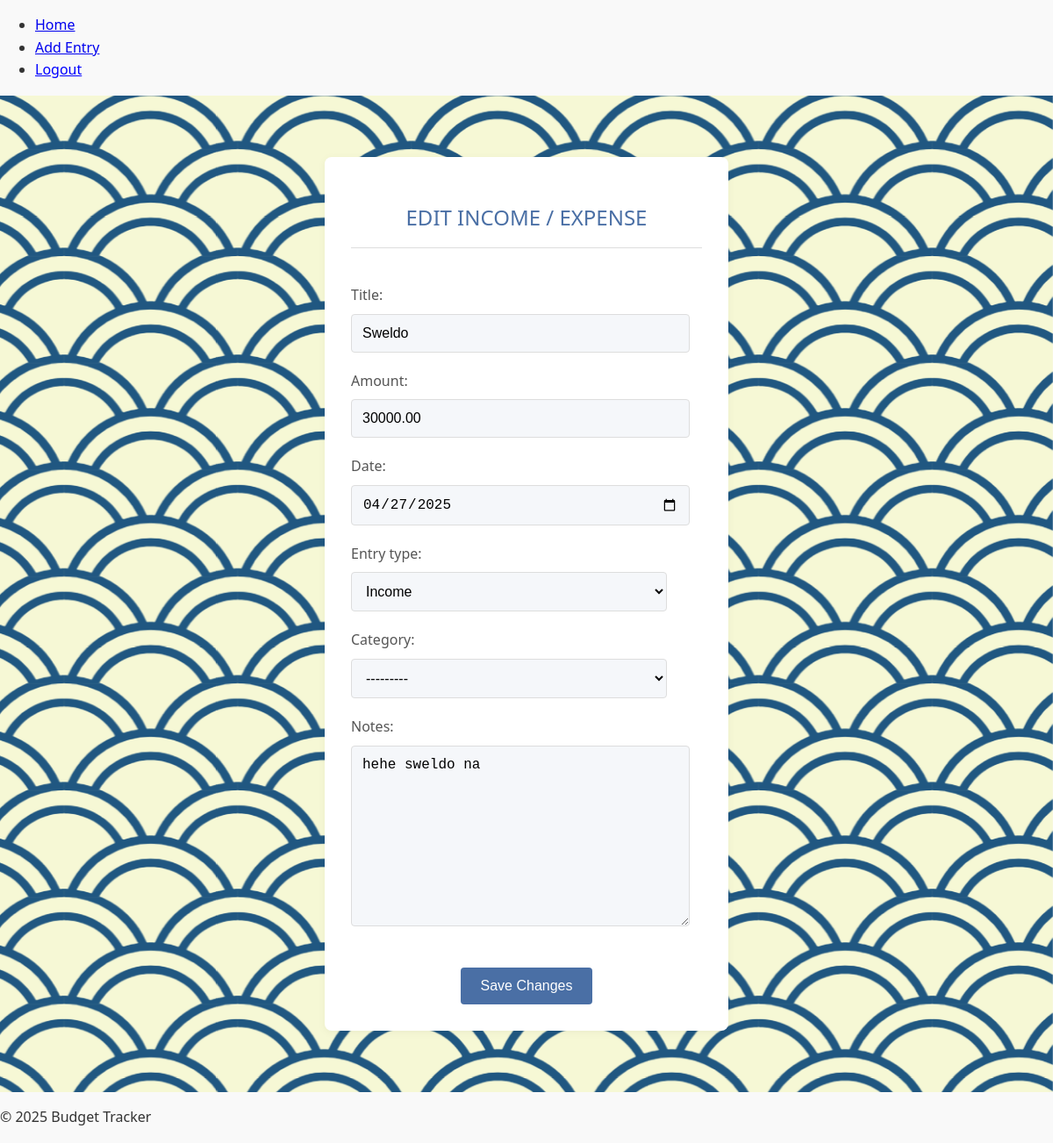
The page /entry/edit/3 (signed in) on the database as committed earlier.
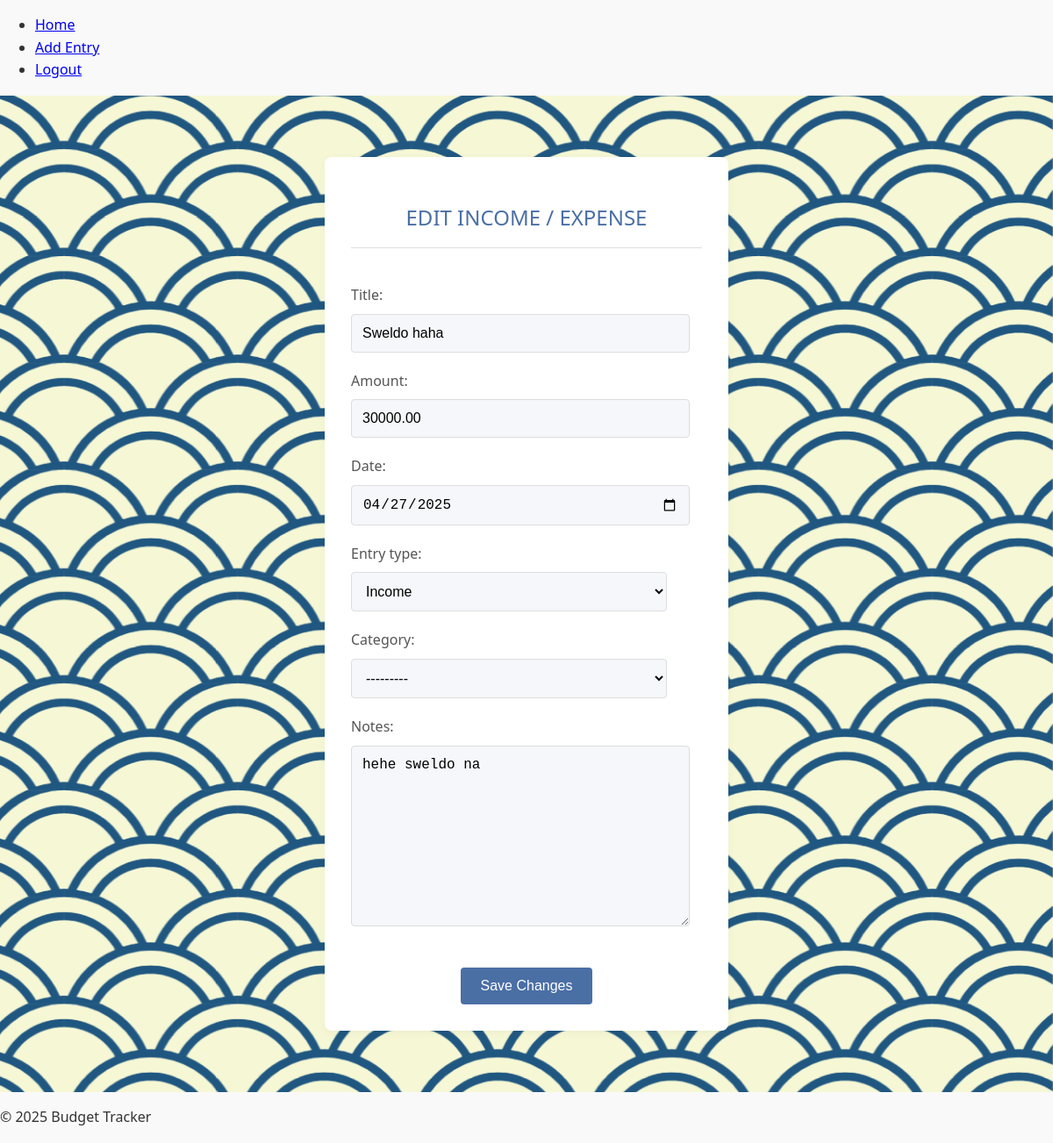
The same page on the database as committed later.
### tracker/models.py (models this page shows, shortened)
class Entry(models.Model):
    ENTRY_TYPES = (
        ('Income', 'Income'),
        ('Expense', 'Expense'),
    )
    user = models.ForeignKey(User, on_delete=models.CASCADE)
    title = models.CharField(max_length=200)
    amount = models.DecimalField(max_digits=10, decimal_places=2)
    date = models.DateField(default=timezone.now)
    entry_type = models.CharField(max_length=7, choices=ENTRY_TYPES)
    category = models.ForeignKey(Category, on_delete=models.SET_NULL, null=True, blank=True)
    notes = models.TextField(blank=True, null=True)

### tracker/views.py (the view)
# urls.py: path('entry/edit/<int:entry_id>', views.edit_entry, name="edit_entry")
@login_required
def edit_entry(request, entry_id):
    entry = get_object_or_404(Entry, id=entry_id, user=request.user)
    if request.method == "POST":
        form = EntryForm(request.POST, instance=entry)
        if form.is_valid():
            form.save()
            return redirect('dashboard')
    else:
        form = EntryForm(instance=entry)
    return render(request, 'tracker/edit_entry.html', {'form': form, 'entry': entry})

### tracker/forms.py
class EntryForm(forms.ModelForm):
    class Meta:
        model = Entry
        fields = ['title', 'amount', 'date', 'entry_type', 'category', 'notes']
        widgets = {
            'date': forms.DateInput(attrs={'type': 'date'}),
        }

### tracker/models.py (called while the page is built)
    def __str__(self):
        return self.name

### tracker/templates/tracker/edit_entry.html (shortened to what this page needs)
{% extends 'tracker/base.html' %}
{% block content %}
{% load static %}
<link rel="stylesheet" type="text/css" href="{% static 'tracker/css/add_entry.css' %}">
<div class="container_entry">
    <h2 class="form-title">EDIT INCOME / EXPENSE</h2>
    <form method="POST" class="entry-form">
        <div class="form-group">
            {{ form.as_p }}
        </div>
        <button type="submit" class="btn btn-submit">Save Changes</button>
    </form>
</div>
{% endblock %}

Rows that differ between the two databases and show on the page:
changed Entry "Income": title "Sweldo" → "Sweldo haha"
